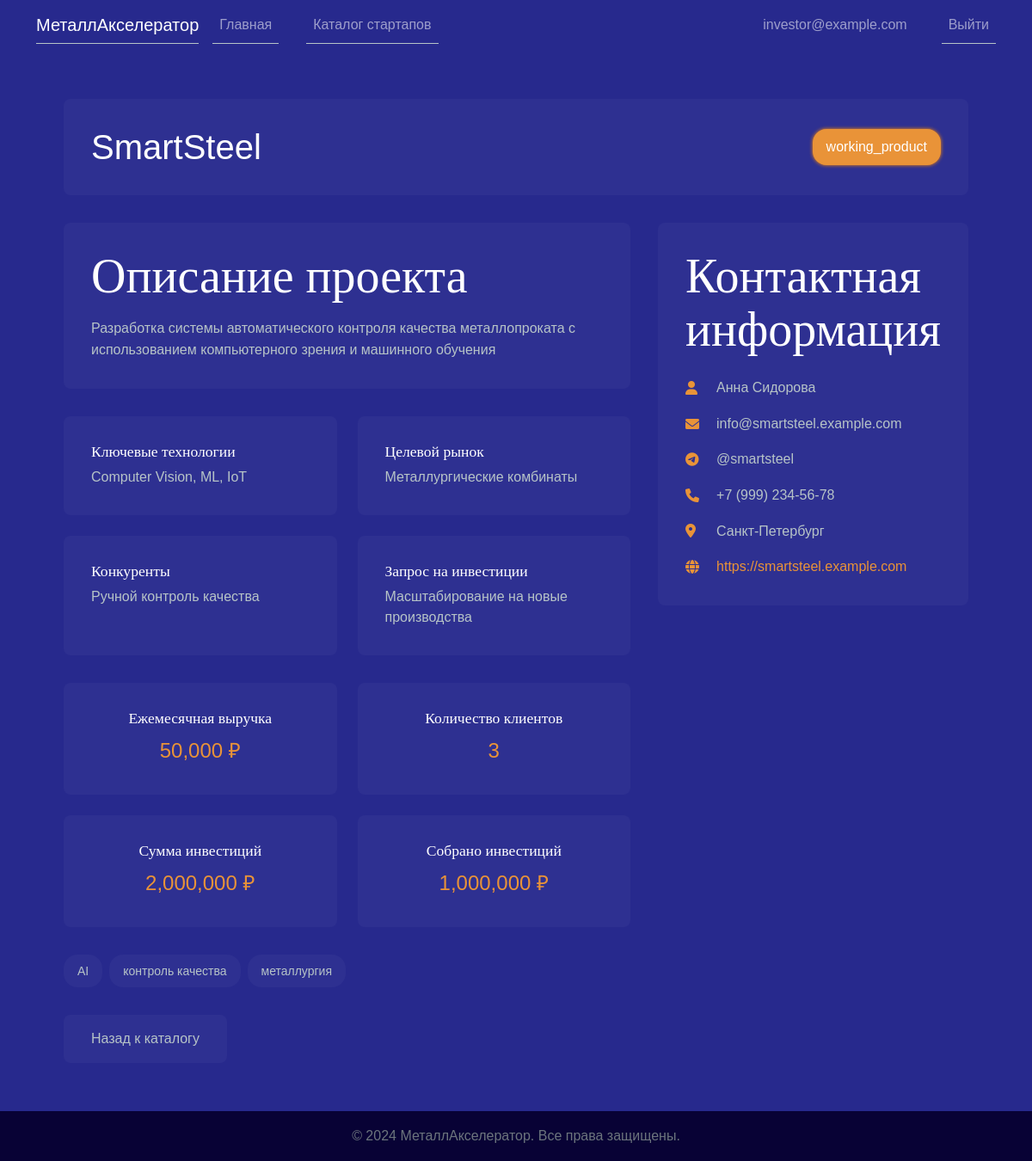
The app's page /startup/2 (signed in) with its own data.
### models.py (models this page shows, shortened)
class User(UserMixin, db.Model):
    id = db.Column(db.Integer, primary_key=True)
    email = db.Column(db.String(120), unique=True, nullable=False)
    password_hash = db.Column(db.String(128))
    user_type = db.Column(db.String(20), nullable=False)  # 'investor' or 'startup'
    created_at = db.Column(db.DateTime, default=datetime.utcnow)

class StartupApplication(db.Model):
    id = db.Column(db.Integer, primary_key=True)
    created_at = db.Column(db.DateTime, default=datetime.utcnow)
    name = db.Column(db.String(200), nullable=False)
    short_description = db.Column(db.Text, nullable=False)
    full_description = db.Column(db.Text, nullable=False)
    market_segment = db.Column(db.String(200))
    key_technologies = db.Column(db.Text, nullable=False)
    project_stage = db.Column(db.String(100), nullable=False)  # idea, MVP, working product
    target_market = db.Column(db.Text, nullable=False)
    competitors = db.Column(db.Text, nullable=False)
    monthly_revenue = db.Column(db.String(100), nullable=False)
    customers_count = db.Column(db.String(100), nullable=False)
    website = db.Column(db.String(200))
    investment_request = db.Column(db.Text, nullable=False)
    investment_amount = db.Column(db.Float, nullable=False)  # Required investment amount
    investment_raised = db.Column(db.Float, default=0.0)  # Amount raised so far
    email = db.Column(db.String(100), nullable=False)
    leader_name = db.Column(db.String(200), nullable=False)
    telegram = db.Column(db.String(100), nullable=False)
    phone = db.Column(db.String(20), nullable=False)
    city = db.Column(db.String(100), nullable=False)
    inn = db.Column(db.String(20), nullable=False)
    source = db.Column(db.String(200), nullable=False)
    logo_url = db.Column(db.String(500))  # URL to startup logo
    geography = db.Column(db.String(200))  # Geographic location
    tags = db.relationship('Tag', secondary=startup_tags, lazy='subquery',
                          backref=db.backref('startups', lazy=True))

class Tag(db.Model):
    id = db.Column(db.Integer, primary_key=True)
    name = db.Column(db.String(50), unique=True, nullable=False)

### app.py (the view)
@app.route('/startup/<int:startup_id>')
@login_required
def startup_detail(startup_id):
    if current_user.user_type != 'investor':
        flash('Доступ к деталям стартапов разрешен только инвесторам', 'error')
        return redirect(url_for('index'))
    startup = StartupApplication.query.get_or_404(startup_id)
    return render_template('startup_detail.html', startup=startup)

### app.py (called while the page is built)
@login_manager.user_loader
def load_user(user_id):
    return User.query.get(int(user_id))

@app.template_filter('format_currency')
def format_currency(value):
    try:
        return "{:,.0f}".format(float(value))
    except (ValueError, TypeError):
        return "0"

### templates/startup_detail.html (shortened to what this page needs)
{% extends "base.html" %}
{% block extra_css %}
<link rel="stylesheet" href="{{ url_for('static', filename='css/startup_detail.css') }}">
{% endblock %}
{% block content %}
<div class="startup-detail">
    <div class="startup-header">
        <h1>{{ startup.name }}</h1>
        <span class="stage-badge">{{ startup.project_stage }}</span>
    </div>
    <div class="startup-content">
        <div class="main-info">
            <div class="description-section">
                <h2>Описание проекта</h2>
                <p>{{ startup.full_description }}</p>
            </div>
            <div class="details-grid">
                <div class="detail-item">
                    <h3>Ключевые технологии</h3>
                    <p>{{ startup.key_technologies }}</p>
                </div>
                <div class="detail-item">
                    <h3>Целевой рынок</h3>
                    <p>{{ startup.target_market }}</p>
                </div>
                <div class="detail-item">
                    <h3>Конкуренты</h3>
                    <p>{{ startup.competitors }}</p>
                </div>
                <div class="detail-item">
                    <h3>Запрос на инвестиции</h3>
                    <p>{{ startup.investment_request }}</p>
                </div>
            </div>
            <div class="metrics-section">
                <div class="metric-item">
                    <h3>Ежемесячная выручка</h3>
                    <p>{{ startup.monthly_revenue|format_currency }} ₽</p>
                </div>
                <div class="metric-item">
                    <h3>Количество клиентов</h3>
                    <p>{{ startup.customers_count }}</p>
                </div>
                <div class="metric-item">
                    <h3>Сумма инвестиций</h3>
                    <p>{{ startup.investment_amount|format_currency }} ₽</p>
                </div>
                <div class="metric-item">
                    <h3>Собрано инвестиций</h3>
                    <p>{{ startup.investment_raised|format_currency }} ₽</p>
                </div>
            </div>
        </div>
        <div class="contact-info">
            <h2>Контактная информация</h2>
            <div class="contact-details">
                <div class="contact-item">
                    <i class="fas fa-user"></i>
                    <span>{{ startup.leader_name }}</span>
                </div>
                <div class="contact-item">
                    <i class="fas fa-envelope"></i>
                    <span>{{ startup.email }}</span>
                </div>
                <div class="contact-item">
                    <i class="fab fa-telegram"></i>
                    <span>{{ startup.telegram }}</span>
                </div>
                <div class="contact-item">
                    <i class="fas fa-phone"></i>
                    <span>{{ startup.phone }}</span>
                </div>
                <div class="contact-item">
                    <i class="fas fa-map-marker-alt"></i>
                    <span>{{ startup.city }}</span>
                </div>
                {% if startup.website %}
                <div class="contact-item">
                    <i class="fas fa-globe"></i>
                    <a href="{{ startup.website }}" target="_blank">{{ startup.website }}</a>
                </div>
                {% endif %}
            </div>
        </div>
    </div>
    <div class="startup-tags">
        {% for tag in startup.tags %}
        <span class="tag">{{ tag.name }}</span>
        {% endfor %}
    </div>
    <div class="actions">
        <a href="{{ url_for('startup_catalog') }}" class="btn btn-secondary">Назад к каталогу</a>
    </div>
</div>
{% endblock %}

### templates/base.html (shortened to what this page needs)
<!DOCTYPE html>
<html lang="ru">
<head>
    <link href="https://cdn.jsdelivr.net/npm/bootstrap@5.1.3/dist/css/bootstrap.min.css" rel="stylesheet">
    <link rel="stylesheet" href="https://cdnjs.cloudflare.com/ajax/libs/font-awesome/6.0.0/css/all.min.css">
    <link rel="stylesheet" href="{{ url_for('static', filename='css/style.css') }}">
    {% block extra_css %}{% endblock %}
</head>
<body>
    <nav class="navbar navbar-expand-lg navbar-dark">
        <div class="container">
            <a class="navbar-brand" href="{{ url_for('index') }}">МеталлАкселератор</a>
            <div class="collapse navbar-collapse" id="navbarNav">
                <ul class="navbar-nav me-auto">
                    <li class="nav-item">
                        <a class="nav-link" href="{{ url_for('index') }}">Главная</a>
                    </li>
                    {% if current_user.is_authenticated %}
                        {% if current_user.user_type == 'investor' %}
                            <li class="nav-item">
                                <a class="nav-link" href="{{ url_for('startup_catalog') }}">Каталог стартапов</a>
                            </li>
                        {% else %}
                            <li class="nav-item">
                                <a class="nav-link" href="{{ url_for('apply') }}">Подать заявку</a>
                            </li>
                        {% endif %}
                    {% endif %}
                </ul>
                <ul class="navbar-nav">
                    {% if current_user.is_authenticated %}
                        <li class="nav-item">
                            <span class="nav-link">{{ current_user.email }}</span>
                        </li>
                        <li class="nav-item">
                            <a class="nav-link" href="{{ url_for('logout') }}">Выйти</a>
                        </li>
                    {% endif %}
                </ul>
            </div>
        </div>
    </nav>
    <main class="container py-4">
        {% block content %}{% endblock %}
    </main>
    <footer class="footer mt-auto py-3">
        <div class="container text-center">
            <span class="text-muted">© 2024 МеталлАкселератор. Все права защищены.</span>
        </div>
    </footer>
</body>
</html>

### static/css/style.css (style rules this page uses)
* { box-sizing: border-box; margin: 0; padding: 0; }
body { color: #fff; font-family: 'SoyuzGrotesk', Arial, Helvetica, sans-serif; line-height: 1.6; background: #27298d; }
nav { display: flex; justify-content: space-between; align-items: center; max-width: 1280px; margin: 0 auto; }
nav ul { display: flex; gap: 2rem; list-style: none; }
nav a { border-bottom: 1px solid #B7C4C7; color: #B7C4C7; text-decoration: none; transition: opacity 0.3s; }
main { padding: 0 4em; overflow: hidden; }
h2 { margin-bottom: 0.25em; font-family: 'SoyuzGrotesk'; font-size: 3.5em; line-height: 1.1; }
h3 { margin-bottom: 0.25em; font-family: 'SoyuzGrotesk'; font-size: 3em; line-height: 1.1; }
footer { margin-top: 2em; padding: 2rem; text-align: center; background-color: rgba(7, 0, 49, 0.95); }

### static/css/startup_detail.css (style rules this page uses)
.startup-detail { max-width: 1200px; margin: 0 auto; padding: 2rem; color: #B7C4C7; }
.startup-header { display: flex; justify-content: space-between; align-items: center; margin-bottom: 2rem; background: rgba(255, 255, 255, 0.03); padding: 2rem; border-radius: 8px; }
.startup-header h1 { margin: 0; font-size: 2.5rem; color: #fff; }
.stage-badge { background: #e99338; color: #fff; padding: 0.5rem 1rem; border-radius: 1rem; font-size: 1rem; white-space: nowrap; box-shadow: 0 0 4px #ff8c00; }
.startup-content { display: grid; grid-template-columns: 2fr 1fr; gap: 2rem; margin-bottom: 2rem; }
.main-info { display: flex; flex-direction: column; gap: 2rem; }
.description-section { background: rgba(255, 255, 255, 0.03); padding: 2rem; border-radius: 8px; }
.description-section h2 { margin-top: 0; margin-bottom: 1rem; color: #fff; }
.description-section p { color: #B7C4C7; line-height: 1.6; margin: 0; }
.details-grid { display: grid; grid-template-columns: repeat(2, 1fr); gap: 1.5rem; }
.detail-item { background: rgba(255, 255, 255, 0.03); padding: 2rem; border-radius: 8px; }
.detail-item h3 { margin-top: 0; margin-bottom: 0.5rem; color: #fff; font-size: 1.1rem; }
.detail-item p { color: #B7C4C7; margin: 0; line-height: 1.5; }
.metrics-section { display: grid; grid-template-columns: repeat(2, 1fr); gap: 1.5rem; }
.metric-item { background: rgba(255, 255, 255, 0.03); padding: 2rem; border-radius: 8px; text-align: center; }
.metric-item h3 { margin-top: 0; margin-bottom: 0.5rem; color: #fff; font-size: 1.1rem; }
.metric-item p { color: #e99338; font-size: 1.5rem; font-weight: 500; margin: 0; }
.contact-info { background: rgba(255, 255, 255, 0.03); padding: 2rem; border-radius: 8px; height: fit-content; }
.contact-info h2 { margin-top: 0; margin-bottom: 1.5rem; color: #fff; }
.contact-details { display: flex; flex-direction: column; gap: 1rem; }
.contact-item { display: flex; align-items: center; gap: 1rem; color: #B7C4C7; }
.contact-item i { width: 20px; color: #e99338; }
.contact-item a { color: #e99338; text-decoration: none; transition: color 0.3s ease; }
.startup-tags { display: flex; flex-wrap: wrap; gap: 0.5rem; margin-bottom: 2rem; }
.tag { background: rgba(255, 255, 255, 0.03); color: #B7C4C7; padding: 0.5rem 1rem; border-radius: 1rem; font-size: 0.875rem; transition: all 0.3s ease; }
.actions { display: flex; justify-content: flex-start; gap: 1rem; }
.actions .btn { background: rgba(255, 255, 255, 0.03); color: #B7C4C7; border: none; padding: 1rem 2rem; border-radius: 8px; text-decoration: none; transition: all 0.3s ease; }

### records on screen
User: email "investor@example.com"
StartupApplication: name "SmartSteel", project_stage "working_product", full_description "Разработка системы автоматического контроля качества металлопроката с использованием компьютерного зрения и машинного обучения", key_technologies "Computer Vision, ML, IoT", target_market "Металлургические комбинаты", competitors "Ручной контроль качества", investment_request "Масштабирование на новые производства", monthly_revenue "50,000", customers_count "3", investment_amount "2,000,000", investment_raised "1,000,000", leader_name "Анна Сидорова", email "info@smartsteel.example.com", telegram "@smartsteel", phone "+7 (999) 234-56-78", city "Санкт-Петербург", website "https://smartsteel.example.com"
Tag: name "AI"
Tag: name "контроль качества"
Tag: name "металлургия"
